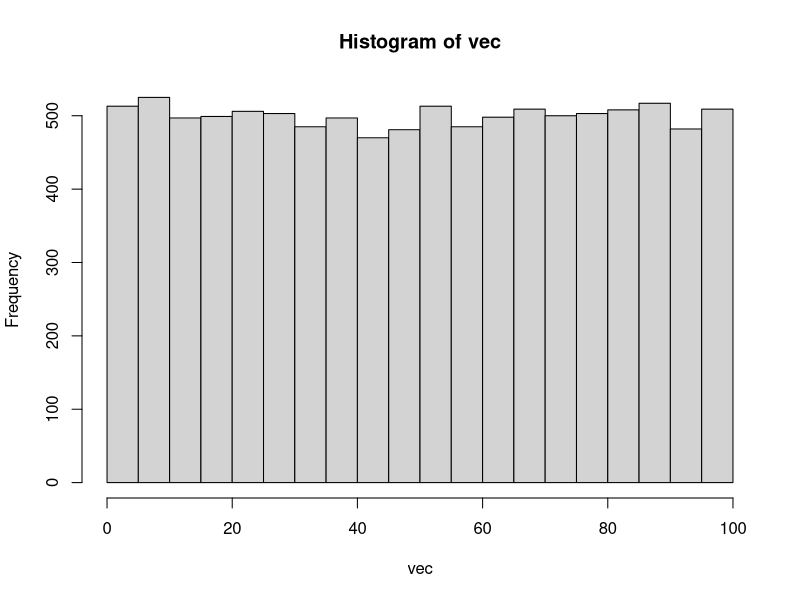
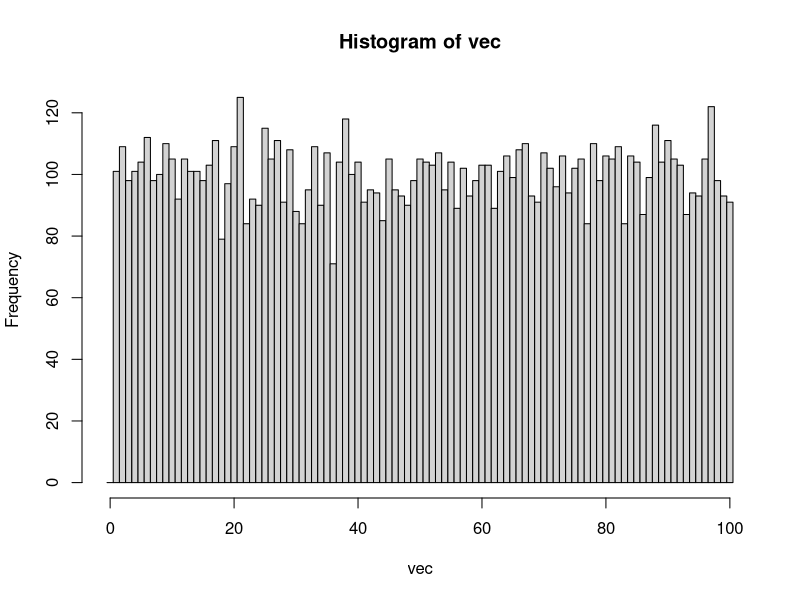

These figures' R source, in order: (Note: this script raises an error after producing the figures.)
## 4장 데이터 구조
## 4.1 벡터
## 4.1.1 벡터 만들기
c(1,3,2,4)
c(pi, 0.001, sin(3)) 
c("John","Mary")

person = c(name = "John", likes = "Mary", loves = "Suzy")
# repeat
rep(1, 10)
rep("ABC", 10)
rep(c("A","B","C"), 3)

# sequence
seq(from=1, to=10) # 1부터 10까지
seq(from=1, to=10, by=2) # 1부터 10까지 2 간격으로 
seq(from=1, to=10, length.out=3) # 1부터 10까지 총길이 3으로
rep(seq(1,4),each=3) # 1부터 4까지 각각 3번 반복
seq(1,10)
1:10

# 벡터 생성 함수 정리

# 벡터 생성 함수 생성된 벡터
c(1,2,3,4)                      # 1,2,3,4을 원소로 하는 벡터
1:6                             # 1,2,3,4,5,6을 원소로 하는 벡터
seq(from=1, to=6)               # 1,2,3,4,5,6을 원소로 하는 벡터
seq(from=1, to=5, by=2)         # 1,3=1+2,5=3+2을 원소로 하는 벡터
seq(from=1, to=7, length.out=3) # 1,4,7(1,2,3)을 원소로 하는 벡터
rep(1,3)                        # 1,1,1(1,2,3)을 원소로 하는 벡터
rep(1:2,times=3)                # 1,2,1,2,1,2(1,1,2,2,3,3)을 원소로 하는 벡터
rep(1:2,length.out=5)           # 1,2,1,2,1(1,2,3,4,5)을 원소로 하는 벡터
rep(1:3,each=2)                 # 1,1,2,2,3,3,(1,2,1,2,1,2)을 원소로 하는 벡터


## 4.1.2 벡터의 내용 출력
vInteger <- as.integer(1:35)
vReal1 <- rnorm(10); vReal2 <- c(1.2475842, 1.43, 10240333211)
vCharacter <- c("안녕?\n또 보다니!", "Hi,\tWait a moment", 
                "오랜만이야?\t!", "Long time no see!", "...")
vFactor <- factor(c('hi', 'mid', 'low', 'low', 'mid'), 
                  levels=c('hi', 'mid', 'low'))
vDate <- as.Date(c("2017-06-14", "2019-03-01", "2019-01-01"))
vPOSIXct <- as.POSIXct(c("2017-06-14 15:00:00", "2019-03-01 12:14:15"))

print(vInteger)
print(vReal1)
print(vReal2)

print(vCharacter)
cat(vCharacter)

print(vFactor)
print(vDate)
print(vPOSIXct)


## 4.1.3 벡터 내용을 간단하게 확인하기
T=TRUE
vec <- sample(1:100, 10000, replace = T)
# print(vec)
head(vec)
tail(vec)
summary(vec)
psych::describe(vec)

vecCut <- cut(vec,breaks=seq(-0.5, 100.5, 10))
table(vecCut)
hist(vec)
hist(vec, breaks=seq(-0.5, 100.5, 1))

vec <- sample(c("John","Mary","Tom"), 100, replace=T)

head(vec)
tail(vec)
summary(vec) # 에러는 나지 않지만 특별한 정보를 주지 않는다
#psych::describe(vec) # 문자열 벡터에는 사용불가
table(vec)
#hist(vec) # 문자열 또는 팩터형 벡터에는 사용 불가
#plot(~factor(vec)) # 문자열을 팩터형으로 바꿔서 사용 가능

# 목적                              방법
# 내용의 일부를 확인하기            head(x)(처음 5개), tail(x)(마지막 5개)
# 전체내용을 요약하기               summary(x), psych::describe(x)
# 분포 파악하기(빈도표, 히스토그램) table(x)(범주형), hist(x)(수치형)


## 4.1.4 벡터 연산
x = 1:5; y = 2:6
x + y
x - y
x * y
x / 3

x = 1:5; y=2:3
x + y  # 1:5 + c(2:3, 2:3, 2)
#Warning message:
#  In x + y : longer object length is not a multiple of shorter object length

x - y
#Warning message:
#  In x - y : longer object length is not a multiple of shorter object length


x = 1:5; y = 2
x + y  # 1:5 + c(2, 2, 2, 2, 2)
x - y

c(1,2,3,c(4,5),c(6,7,8))

length(x)


v1 <- c(1,3,2); v2 <-c(3,3,1)

v1 < v2

all(v1 < v2)
any(v1 < v2)

b1 <- c(T, T, F, F)
b2 <- c(F, T, F, T)
b1 & b2 # and
b1 | b2 # or

v1 = c("I", "You", "He")
v2 = c("go", "come", "climbs")

nchar(v1)
paste(v1, v2)
substring(v2, 2, 2)
substring(v2, c(1,2,3), c(2,5,5))

vec <- sample(100,10000,replace=T)

mean(vec)
sum(vec)
sd(vec)

xa = c(1,3,2); xb = c(2,3,2); xc = c(1,1,2)
xa == xb & xb == xc
xa == xb && xb == xc

primes <- c(2,3,5,7,11,13,17,19,7,13)
numbersILike <- c(3,7,14,3)

union(primes, numbersILike)
intersect(primes, numbersILike)
setdiff(numbersILike , primes)

numbersILike2 <- c(3, 7, 14)

setequal(numbersILike , numbersILike2)

is.element(17, primes)
is.element(18, primes)
17 %in% primes
18 %in% primes

v = c(180, 169, 172, 154, 190, 155, 201)


v[5]

v[c(2,3,5)]

vec = 1:10; vec[c(2,3,5,7)]
index = c(2,3,5,7); vec[index]

vec[-1] # 첫 번째 원소 제외
vec[-1:-2] # 첫 번째와 두 번째 원소 제외
vec[index][-1] # index(2,3,5,7)번째 원소 중에서 첫 번째 원소 제외

vHeight = c(Park = 180, Jung = 169, Hyori = 172, 
            DJDoc = 154, Queen = 190, Dooli = 155, MJ = 201)

vHeight['DJDoc']
vHeight[c('Park', 'Hyori')]

vHeight[c(T, F, T, F, T, F, T)] # 벡터 vHeight의 1번째, 3번째, 5번째, 7번째 원소
vHeight[vHeight > 170] # vHeight의 원소 중 170보다 큰 원소

vec = sample(5, 10, replace=T)
vec
## [1] 2 2 3 5 1 4 5 1 4 1
biggerThan3 = vec > 3; vec[biggerThan3]
vec[vec > 3]
vec[c(T,F)]
# c(T, F)는 벡터 vec의 길이만큼 늘어난다(재활용). 따라서 홀수 순번의 원소를 선택한다.


vec = c(2, 2, 3, 5, 1, 4, 5, 1, 4, 1)
#vec
## [1] 2 2 3 5 1 5 5 1 5 1
biggerThan3 = vec > 3; vec[biggerThan3]
vec[vec > 3]
vec[c(T,F)] 


## 4.1.7 데이터 정렬
vec = c(1, 5, 6, 4, 2)

sort(vec)
order(vec)
vec[order(vec)]


## #### 그밖의 참고 자료
## 
## #* <http://adv-r.had.co.nz/Subsetting.html>


## 4.2 행렬, 배열, 데이터프레임, 리스트
## 4.2.1. 행렬
vec = c(7,2,3,4,5,6,8,6,9,10,11,12,11,8,5)
matrix(vec, nrow=3, ncol=5)


matrix(vec, nrow=3, ncol=5, byrow=TRUE)

matrix(vec, 3, 5)

matrix(vec, nrow=7)
#Warning message:
#In matrix(vec, nrow = 7) :
#  data length [15] is not a sub-multiple or multiple of the number of rows [7]

## 4.2.2 배열
vec <- 1:(3*5*4)
arr <- array(vec, c(3,5,4))


## 4.2.3 데이터프레임
data.frame(name=c('김이랑', '마동탁', '까치'),
           ba=c(0.254, 0.231, 0.312),
           비고=c('없음', '없음', '엄지 연인'),
           `!주의점`=c('신인', '없음', '타자'))

## 4.2.4 리스트
list(c(1,2,3), 
     matrix(1:9, 3,3),
     list(c(4,5,6), matrix(11:19,3,3)))


## 4.3 행렬, 배열, 데이터프레임, 리스트의 부분선택하기
## 4.3.3 계층적 구조의 원소 선택하기
mtcars[3,7]
mtcars[c(F,F,T,rep(F, 29)), c(rep(F,6), T, rep(F,6))]
mtcars["Mazda RX4", "disp"]
mtcars[3:4,c(rep(F,6), T, T, rep(F,5))]
mtcars[c("Mazda RX4", "Mazda RX4 Wag"), 7:8]

# with : 계산만 하고 싶을 때
with(mtcars, mpg/cyl + hp*drat) 
# within : 만약 새로운 열로 저장하고 싶을 때
dat <- within(mtcars, x <- mpg/cyl + hp*drat)
head(dat, n=3)

mtcars[1,]
unlist(mtcars[1,])

## 4.4 행렬, 배열, 데이터프레임, 리스트 수정하기
dat = data.frame(name=c('Kim', 'Lee'), 
                 age=c(23,41), 
                 height=c(180, 165), stringsAsFactors=FALSE); dat
dat[2,1] <- 'Park'; dat
dat$age <- c(24,40); dat

dat[1,] <- c("Lee", 30, 170); dat
dat[1,] <- list("Lee", 30, 170); dat

## 4.4 행렬, 배열, 데이터프레임, 리스트 수정하기
dat = data.frame(name=c('Kim', 'Lee'),
                 age=c(23,41),
                 height=c(180, 165), stringsAsFactors=FALSE); dat
dat[2,1] <- 'Park'; dat
dat$age <- c(24,40); dat
dat[1,] <- c("Lee", 30, 170); dat
dat[1,] <- list("Lee", 30, 170); dat

## 4.6 3차 이상의 다차원 배열
## 4.6.1 다차원 배열의 활용
{d3 <- d2 <- d1 <- 1:10
  dat <- expand.grid(d1, d2, d3)
  colnames(dat) <- c('d1', 'd2', 'd3')
  dat$x <- rnorm(nrow(dat)) }
a <- array(dat$x, dim = c(length(d1), length(d2), length(d3)))

object.size(dat)
object.size(a)
#install.packages('lobstr')
lobstr::obj_size(dat)
lobstr::obj_size(a)

i=2; j=7; k=5;
a[i,j,k]
dat[dat$d1==i & dat$d2==j & dat$d3==k,"x"]


## 4.6.2 다차원 배열 변환하고 요약하기
height <- array(
  c(170, 180, 175, 169, 165, 173, 173, 181, 175, 
    166, 164, 155, 172, 184, 176, 167, 162, 164), 
  dim = c(3,2,3),
  dimnames = list(c("A", "B", "C"), c("M", "F"), c("1", "2", "3"))
)
height

## 4.6.2.1 배열 차원에 이름 붙여주기
names(dimnames(height)) = c("school", "gender", "number")
height

## 4.6.2.2 차원 재배열하기
aperm(height, c(3,2,1))

aperm(height, c(1,3,2))

h2 <- aperm(height, c(2,3,1))

ftable(height, row.vars=c("school", "number"))

ftable(height, row.vars=3) # 번호는 세 번째 차원


## 4.6.2.4 요약하여 차원 줄이기
apply(height, MARGIN=c(1), FUN=mean, na.rm=TRUE)
apply(height, MARGIN="school", FUN=mean, na.rm=TRUE)

apply(height, MARGIN=c(1,2), FUN=mean)

height['A', 'M', '1']
height['A', 'M', '2']
height['A', 'M', '3']


## 4.6.3 두 배열 합치기
heightDEF <- height + 10
dimnames(heightDEF)[[1]] <- c('D', 'E','F')

height2 <- abind::abind(height, heightDEF, along = 1)

height456 <- height -10
dimnames(height456)[[3]] <- c('4', '5', '6')

height3 <- abind::abind(height, height456, along=3)


## 4.6.4 데이터 프레임으로 변환하기
# 'dfHeight <-' 추가했습니다 
dfHeight <- as.data.frame.table(height, responseName = 'height')

## 4.6.5 다시 배열로 변환하기
# resahpe2 인스톨하고 불러오기 추가했습니다.
# install.packages("reshape2")  
library(reshape2)
reshape2::acast(dfHeight, school ~ gender ~ number, value.var = 'height')


## 배열 관련 함수 정리
## 기능              함수
## 차원 재배열       aperm(X, c(1,3,2))
## 큰 표로 출력하기  ftable(X, row.vars= c(1,3))
## 차원 제거         apply(X, MARGIN = c(1,2), FUN= )
## 두 배열 합치기    abind::abind(arr1, arr2, along= )
## 데이터 프레임으로 as.data.frame.table()
## 다시 배열로       reshape2::acast(date=, formula=, fun.aggregate=, value.var=)
